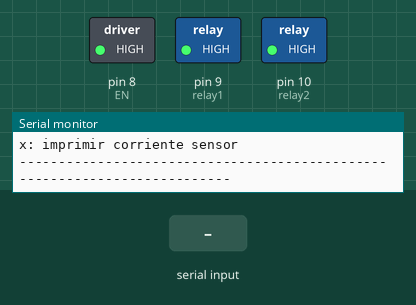
The sketch below on a simulated Arduino Uno, built with avr-gcc and run on an emulated ATmega328P. Parts: switched loads named in the sketch (green lamp = pin HIGH), the last lines printed to the serial monitor. The test bench sets the inputs (shaded band). Stepper angles assume 200 steps per turn.

Above: at 1.2 s.
1.3 s: "n" received over Serial
At 2.5 s:
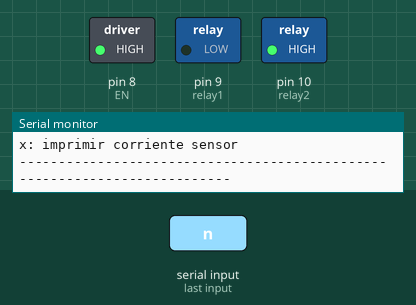
2.8 s: "a90\n" received over Serial
At 3.8 s:
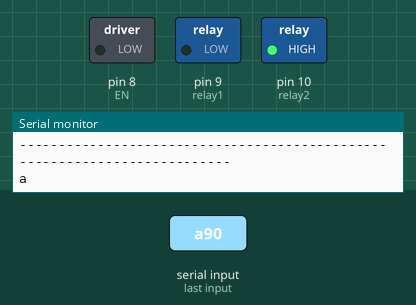
Timing chart, 0 to 5.8 s (numbered marks = the images above; inputs shaded):
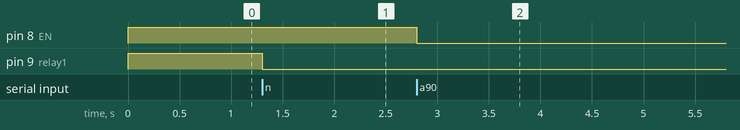

Measured:
- after the input at 1.3 s, pin 9 (relay1): HIGH → LOW at once
- after the input at 2.8 s, pin 8 (EN): HIGH → LOW at once

The sketch:

Single_plate_Rele_V2.ino
```cpp
//Librerias
#include <AccelStepper.h>
#include <EEPROM.h>

//-----------------------General-------------------------
char incomingByte;

//-----------------------Steppers------------------------
#define EN 8
//-------Carrete--Eje Y

#define c_DIR 6   /* Pin de dirección para el eje carrete */
#define c_STEP 3  /* Pin de pasos para el eje carrete */
AccelStepper c_stepper(AccelStepper::DRIVER, c_STEP, c_DIR);


long cc = 100; //10 a 100 para operacion noraml, 1 para debug

long m_1 = 74 * cc;//TODO Debe quedar definido el metro, luego en las funciones a,b,c se multiplica por este valor
long m_5 = 380 * cc;
long m_10 = 800 * cc;

int ponderador = 9700; //9700 o 970ponderador que se usa para subir y bajar carrete manual

int c_speed = 1000;
int c_max_speed = 1000;


//-------Bomba--Eje X

#define b_DIR 5  /* Pin de dirección para el eje bomba */
#define b_STEP 2  /* Pin de pasos para el eje bomba */
AccelStepper b_stepper(AccelStepper::DRIVER, b_STEP, b_DIR);

long water_renovation = -80000; //600 a 60.000 para renovacion real, 600 para pruebas

int b_speed = 400;
int b_max_speed = 500;


//----------------------Reles----------------------------------------

int relay2 = 10; //EndStopY
int relay1 = 9; //Energia placa -- Endtop X

//-----------------------Current Sensor------------------------


int current_pin = A3;

float current_limit = 0.17;
float sensor_sensitivity = 0.1; // condicion del sensor de 10 A
```

b_Setup.ino
```cpp
void setup()
{
  /* Initialize serial */
  Serial.begin(115200);

  //-----------------------Steppers------------------------
  pinMode(EN, OUTPUT);

  c_stepper.setMaxSpeed(c_max_speed);
  c_stepper.setSpeed(c_speed);

  b_stepper.setMaxSpeed(b_max_speed);
  b_stepper.setSpeed(b_speed);

  enable_steppers("no");

  //------------------------current sensor---------------
  pinMode(current_pin, INPUT);

  //----------------------Valve---------------------
  pinMode(relay1,OUTPUT);
  pinMode(relay2,OUTPUT);
  rele('0');


}

void q(){
  Serial.println("nano");
}
```

c_Loop.ino
```cpp
void loop(){
  display();
  char incomingByte = char_listening();
  Serial.println(incomingByte);
  if (incomingByte == 'a') {a();} //Bajar a profundidad "a" y volver. Activar bomba y valvulas
  if (incomingByte == 'b') {b();} //Bajar a profundidad "a" y volver. Activar bomba y valvulas
  if (incomingByte == 'c') {c();} //Bajar a profundidad "a" y volver. Activar bomba y valvulas
  if (incomingByte == 'u') {carrete_up(0);run_motors();} // Subir carrete
  if (incomingByte == 'd') {carrete_down(0);run_motors();} // Bajar carrete
  if (incomingByte == 'p') {pump(0);run_motors();} // Bombea agua hacia las placas
  if (incomingByte == 'q') {q();} //Sirve programaticamente para el reconocimiento del arduino
  if (incomingByte == 'n') {light_on();}
  if (incomingByte == 'm') {light_off();}
  if (incomingByte == 'e') {get_current();}
  if (incomingByte == 'x') {print_current();}
}


char char_listening(){
  bool incoming_byte = false;
  while(!incoming_byte){
    if (Serial.available() > 0) {
      incoming_byte = true;
      }
    }
  char answer;
  answer = Serial.read();
  return answer;
  }

int int_listening(){
  String readString;
  bool incoming_int = false;
  while(!incoming_int){
    while (Serial.available()) {
      char c = Serial.read();  //gets one byte from serial buffer
      readString += c; //makes the String readString
      delay(2);  //slow looping to allow buffer to fill with next character
    }


  if (readString.length() >0) {
    int n = readString.toInt();  //convert readString into a number
    incoming_int = true;
    return n;
  }
  }
}

void a(){
  //next_valve = char_listening();
  carrete_down(m_1);
  pump(water_renovation);
  carrete_up(m_1);
  Serial.println("ready");//Este mensaje permite al programa comenzar la lectura, aquí comienza sin esperar la subida del carrete

}

void b(){
  //next_valve = char_listening();
  carrete_down(m_5);
  pump(water_renovation);
  carrete_up(m_5);
  Serial.println("ready");//Este mensaje permite al programa comenzar la lectura, aquí comienza sin esperar la subida del carrete

}

void c(){
  //next_valve = char_listening();
  carrete_down(m_10);
  pump(water_renovation);
  carrete_up(m_10);
  Serial.println("ready");//Este mensaje permite al programa comenzar la lectura, aquí comienza sin esperar la subida del carrete

  }


void display(){
  Serial.println("");
  Serial.println("Iniciando control arduino_calibracion...");
  Serial.println("");
  Serial.println("Opciones: ");
  Serial.println("a: Comenzar muestreo profundidad 1 m.");
  Serial.println("b: Comenzar muestreo profundidad 5 m");
  Serial.println("c: Comenzar muestreo profundidad 10 m");
  Serial.println("u: Subir sonda");
  Serial.println("d: Bajar sonda");
  Serial.println("p: Bombear agua");
  Serial.println("n: Prender LED");
  Serial.println("m: Apagar LED");
  Serial.println("x: imprimir corriente sensor");
  Serial.println("--------------------------------------------------------------------------");
}


void types(String a) { Serial.println("it's a String"); }
void types(int a) { Serial.println("it's an int"); }
void types(char *a) { Serial.println("it's a char*"); }
void types(float a) { Serial.println("it's a float"); }
void types(bool a) { Serial.println("it's a bool"); }
```

d_Stepper.ino
```cpp
void carrete_down(long distance){
  if (distance == 0){
    Serial.println("Cuantos m quiere bajar la sonda?");
    char incomingByte = char_listening();
    distance = long(incomingByte-'0')*ponderador;
    Serial.print("Bajando sonda (cm): ");
    Serial.println(distance/100);
    }
  enable_steppers("yes");
  c_stepper.moveTo(c_stepper.currentPosition()+distance);
  c_stepper.setSpeed(c_speed);
  run_motors();
}


void carrete_up(long distance){
  if (distance == 0){
    Serial.println("Cuantos m quiere subir la sonda?");
    char incomingByte = char_listening();
    distance = long(incomingByte-'0')* ponderador;
    Serial.println("Subiendo sonda (cm): ");
    Serial.println(distance/100);
    }
  enable_steppers("yes");
  c_stepper.moveTo(c_stepper.currentPosition()-distance);
  c_stepper.setSpeed(c_speed);
  run_motors();
}

void pump(long distance){
  if (distance == 0){
    Serial.println("Para bombear en direccon normal (n) o reverse (r): ");
    char incomingByte = char_listening();
    if (incomingByte == 'n'){
      Serial.println("Numero del 1 al 5, 5 es renovacion completa");
      char incomingByte = char_listening();
      distance = long(incomingByte-'0')*+water_renovation;
    }
    else if (incomingByte == 'r'){
      Serial.println("Cuantos metros bombear en direccion reversa?");
      char incomingByte = char_listening();
      distance = long(incomingByte-'0')*-water_renovation;
    }
  }

  enable_steppers("yes");
  b_stepper.moveTo(b_stepper.currentPosition()- distance);
  b_stepper.setSpeed(b_speed);
  run_motors();
}


void enable_steppers(String en){
  if (en == "yes"){
    digitalWrite(EN, LOW); //Se activa con LOW
  }
  else {
    digitalWrite(EN, HIGH);
  }
}


void run_motors(){
  while (c_stepper.distanceToGo()!=0){
    c_stepper.runSpeedToPosition();
  }
  while (b_stepper.distanceToGo()!=0){
    b_stepper.runSpeedToPosition();
  }
  enable_steppers("no");

}
```

e_sensor.ino
```cpp
boolean get_current(){
  float voltageSensor;
  float current=0;

  for (int i=0; i<1000; i++){
    voltageSensor = analogRead(current_pin) * (5.0/1023.0);
    current = current + abs((voltageSensor-2.5)/sensor_sensitivity);
    }
  current = current/1000;
  if(current>current_limit){
    Serial.println('1'); //Esta energizado
  }
  else{
    Serial.println('0');//Esta sin energia
  }
}

void print_current(){
  float voltageSensor;

  while(true){
    float current=0;
    for (int i=0; i<1000; i++){
    voltageSensor = analogRead(current_pin) * (5.0/1023.0);
    current = current + abs((voltageSensor-2.5)/sensor_sensitivity);
    }
    current = current/1000;
    Serial.println(current);
    delay(200);
  }

}
```

f_DC_Driver.ino
```cpp
void light_on(){
  Serial.println("Light ON");
  rele('1');
}

void light_off(){
  rele('0');
}


void rele(int n_rele){
  if (n_rele == '1'){
    digitalWrite(relay1,LOW);
    digitalWrite(relay2,HIGH);
  }
  else if (n_rele == '2'){
    digitalWrite(relay1,HIGH);
    digitalWrite(relay2,LOW);
  }
  else if (n_rele == '0'){
    digitalWrite(relay1,HIGH);
    digitalWrite(relay2,HIGH);
  }
  else{
    Serial.println("Mala seleccion de rele");
    digitalWrite(relay1,HIGH);
    digitalWrite(relay2,HIGH);
  }
}
```
